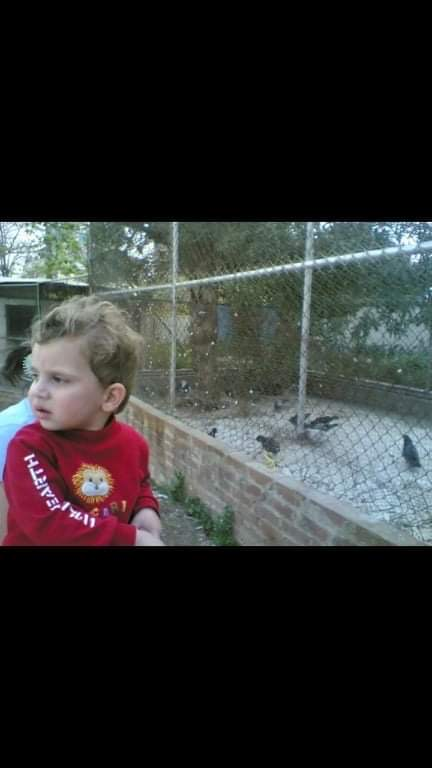
//> input picture homogenousSmoothing/media/image.JPG, 432 x 768 px, given in place of the camera
$ ./main   (built with g++ and OpenCV 4)
//> lines starting //> are read from the running program, lines starting //| are printed output that depends on the picture
#include <opencv2/opencv.hpp>
#include <iostream>

using namespace std;
using namespace cv;

int main()
{
    VideoCapture cap(0);

    if (cap.isOpened() == false)
    {
        cout << "Could not open video camera." << endl;
        cin.get();
        return -1;
    }

    String windowNameOriginal = "Original video";
    String windowNameHistrogramEqualized = "Histogram equalized image";

    namedWindow(windowNameOriginal, WINDOW_NORMAL);
    namedWindow(windowNameHistrogramEqualized, WINDOW_NORMAL);

    while (true)
    {
        Mat frame;
        bool isSuccess = cap.read(frame);
//> frame is the input picture: 768 rows x 432 cols, CV_8UC3; mean B, G, R 46.9, 47.3, 46.8

        if (!isSuccess)
        {
            cout << "Reached end of video." << endl;
            cin.get();
            return -1;
        }

        Mat histogram_equalized_image;
        cvtColor(frame, histogram_equalized_image, COLOR_BGR2YCrCb);
//> histogram_equalized_image: 768 rows x 432 cols, CV_8UC3; mean of channels 0, 1, 2 47.1, 127.8, 127.9

        vector<Mat> vec_channels;
        split(histogram_equalized_image, vec_channels);
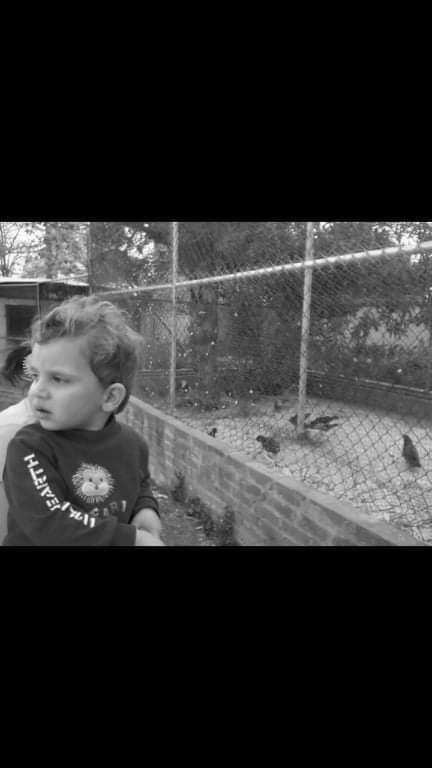
//> vec_channels[0]: 768 rows x 432 cols, CV_8UC1; min 0, max 254, mean 47.1
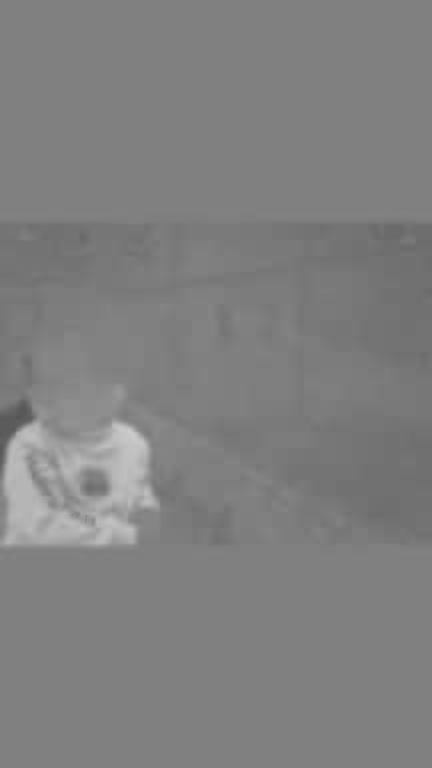
//> vec_channels[1]: 768 rows x 432 cols, CV_8UC1; min 83, max 207, mean 127.8
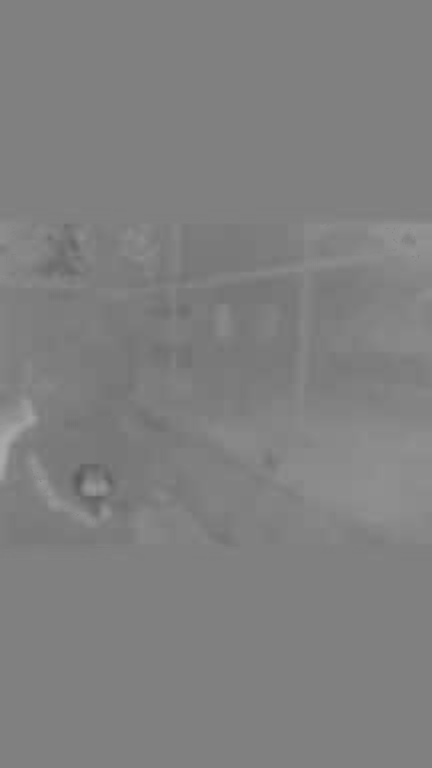
//> vec_channels[2]: 768 rows x 432 cols, CV_8UC1; min 90, max 170, mean 127.9

        equalizeHist(vec_channels[0], vec_channels[0]);
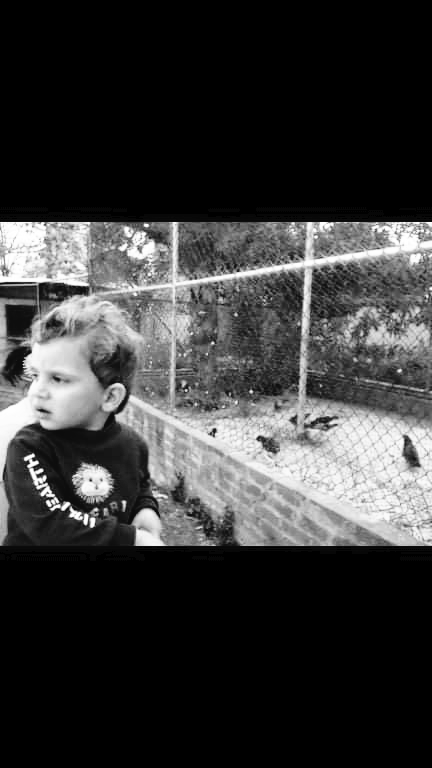
//> vec_channels[0]: 768 rows x 432 cols, CV_8UC1; min 0, max 255, mean 57

        merge(vec_channels, histogram_equalized_image);
//> histogram_equalized_image: 768 rows x 432 cols, CV_8UC3; mean of channels 0, 1, 2 57, 127.8, 127.9

        cvtColor(histogram_equalized_image, histogram_equalized_image, COLOR_YCrCb2BGR);
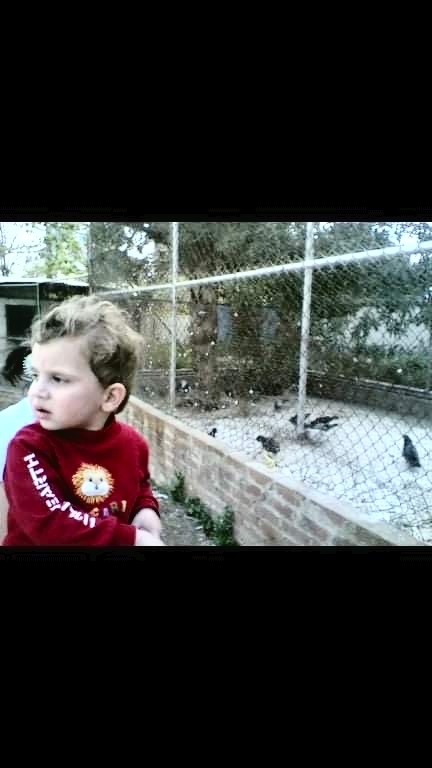
//> histogram_equalized_image: 768 rows x 432 cols, CV_8UC3; mean B, G, R 56.5, 57.2, 56.7

        imshow(windowNameOriginal, frame);
        imshow(windowNameHistrogramEqualized, histogram_equalized_image);

        if (waitKey(10) == 27)
//> the Esc key is pressed
        {
            cout << "Esc key was pressed." << endl;
            break;
        }
    }
    destroyAllWindows();
    return 0;
}
